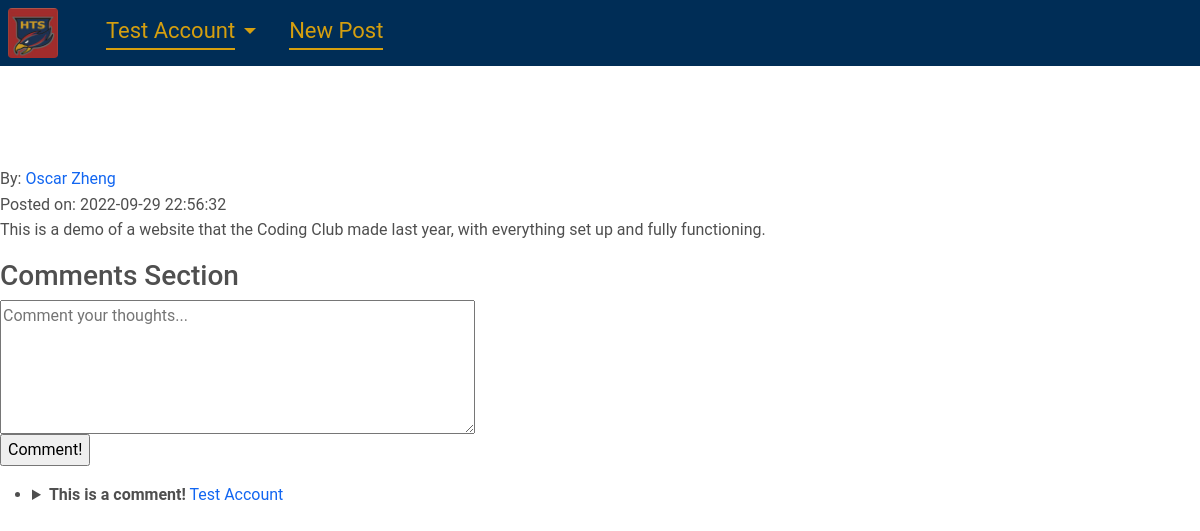
Page /p/view/1 (signed in) on the committed database.
### tables this page shows
CREATE TABLE user (
    id          INTEGER CHECK(id > 0),
    username    TEXT    UNIQUE NOT NULL,
    password    TEXT    NOT NULL CHECK(length(password) >= 8),
    timestamp  DATETIME DEFAULT CURRENT_TIMESTAMP NOT NULL,
    PRIMARY KEY(id)
);

CREATE TABLE post (
    id          INTEGER CHECK(id > 0),
    authorid    INTEGER NOT NULL,
    title       TEXT    NOT NULL,
    content     TEXT    NOT NULL,
    timestamp  DATETIME DEFAULT CURRENT_TIMESTAMP NOT NULL,
    PRIMARY KEY(id),
    FOREIGN KEY(authorid) REFERENCES user(id)
);

CREATE TABLE comment (
    id          INTEGER CHECK(id > 0),
    postid      INTEGER NOT NULL,
    authorid    INTEGER NOT NULL,
    replyingid  INTEGER NULL CHECK(replyingid != id),
    content     TEXT    NOT NULL,
    timestamp  DATETIME DEFAULT CURRENT_TIMESTAMP NOT NULL,
    PRIMARY KEY(id),
    FOREIGN KEY(postid) REFERENCES user(id),
    FOREIGN KEY(authorid) REFERENCES user(id),
    FOREIGN KEY(replyingid) REFERENCES comment(id)
);

### flaskr/post.py (the view)
@blueprint.route("/view/<postid>", methods=("GET",))
def view(postid):
    user_id = session.get("user_id")
    db = get_database()
    post = db.execute("SELECT * FROM post WHERE id = ?", (postid,)).fetchone()
    user_comments = [{
        "content": comment["content"],
        "timestamp": comment["timestamp"],
        "id": comment["id"]
    } for comment in db.execute("SELECT content,timestamp,id FROM comment WHERE postid = ? AND authorid = ? AND replyingid IS NULL ORDER BY id DESC", (postid, user_id,)).fetchall()]
    other_comments = [{
        "content": comment["content"],
        "authorid": comment["authorid"],
        "timestamp": comment["timestamp"],
        "id": comment["id"],
        "author": db.execute("SELECT username FROM user WHERE id = ?", (comment["authorid"],)).fetchone()["username"]
    } for comment in db.execute("SELECT content,authorid,timestamp,id FROM comment WHERE postid = ? AND authorid != ? AND replyingid IS NULL ORDER BY id DESC", (postid, user_id,)).fetchall()]
    if post is None:
        flash("That post does not exist.")
        return redirect(url_for("index"))
    authorName = db.execute("SELECT username FROM user WHERE id = ?", (post["authorid"],)).fetchone()
    return render_template("post/view.html", post={
        "id": post["id"],
        "authorid": post["authorid"],
        "title": post["title"],
        "content": post["content"],
        "timestamp": post["timestamp"],
        "author": authorName["username"],
        "comments": {
            "user": user_comments,
            "other": other_comments
        }
    })

### flaskr/auth.py (called while the page is built)
@blueprint.before_app_request
def load_login():
    id = session.get("user_id")
    if id == None:
        globals.user = None
    else:
        user = get_database().execute("SELECT * FROM user WHERE id = ?", (id,)).fetchone()
        globals.user = {
            "username": user["username"],
            "id": user["id"],
            "timestamp": user["timestamp"]
        }

### flaskr/database.py (called while the page is built)
def get_database():
    if "db" not in globals:
        globals.db = sqlite3.connect(current_app.config["DATABASE"], detect_types=sqlite3.PARSE_DECLTYPES)
        globals.db.row_factory = sqlite3.Row
    return globals.db

def close_database(_ = None):
    db: sqlite3.Connection = globals.pop("db", None)
    if db is not None:
        db.close()

### flaskr/templates/post/view.html (shortened to what this page needs)
{% extends "base.html" %}
{% block content %}
    <span>By: <a href="{{ url_for('user.view', userid=post['authorid']) }}">{{ post["author"] }}</a></span>
    <br>
    <span>Posted on: {{ post["timestamp"] }}</span>
    <p>{{ post["content"] }}</p>
    <div class="comments-section" id="api-endpoint-carrier" data-postfetchreplies="{{ url_for('post.fetchreplies', commentid=0) }}" data-userview="{{ url_for('user.view', userid=0) }}">
        <h3>Comments Section</h3>
        <form method="POST" action="{{ url_for('post.comment', postid=post['id']) }}">
            <textarea id="content1" name="content" required placeholder="Comment your thoughts..." cols="50" rows="5"></textarea>
            <br>
            <input type="submit" value="Comment!">
        </form>
        <ul class="comments">
            {% for comment in post["comments"].other %}
                <li>
                    <details>
                        <summary id="comment-{{ comment['id'] }}"><b>{{ comment["content"] }}</b> <a href="{{ url_for('user.view', userid=g.user['id']) }}">{{ g.user["username"] }}</a></summary>
                    </details>
                </li>
            {% endfor %}
        </ul>
    </div>
{% endblock %}

### flaskr/templates/base.html (shortened to what this page needs)
<html lang="en">
<head>
    <link rel="stylesheet" href="{{ url_for('static', filename='base.css') }}">
    <link rel="stylesheet" href="{{ url_for('static', filename='mdb-3.11.0/css/mdb.min.css') }}">
</head>
<body>
    <header class="d-flex align-items-end p-2 gap-5">
        <div class="home-page">
            <a class="display-4" href="{{ url_for('index') }}">
                <img class="logo-image rounded">
            </a>
        </div>
        <nav class="d-flex gap-4 mb-2">
            {% if g.user %}
                <div class="btn-group shadow-0">
                    <a href="{{ url_for('user.view', userid=g.user['id']) }}">{{ g.user["username"] }}</a>
                    <div type="button" class="user-dropdown-icon dropdown-toggle dropdown-toggle-split d-flex align-items-center" id="user-dropdown" data-mdb-toggle="dropdown" aria-expanded="false" data-mdb-reference="parent">
                    </div>
                </div>
                <a href="{{ url_for('post.create') }}">New Post</a>
            {% else %}
                <a href="{{ url_for('auth.register') }}">Register</a>
                <a href="{{ url_for('auth.login') }}">Login</a>
            {% endif %}
        </nav>
    </header>
    <main id="content">
        <div class="body">
            {% block content %}{% endblock %}
        </div>
    </main>
</body>
</html>

### flaskr/static/base.css (style rules this page uses)
:root { --back-primary: #002d56; --back-secondary: #005288; --unused-primary:#717073; --text-primary: #d59f0f; --text-primary-light: #eeb821; --unused-secondary: #b30838; }
header { background: var(--back-primary); margin-bottom: 100px; }
header .logo-image { transition: transform 0.1s; width: 50px; height: 50px; }
nav { font-size: 22px; }
nav a { color: var(--text-primary); border-bottom: 2px solid var(--text-primary); transition: border-bottom 0.1s; }
nav .user-dropdown-icon { color: var(--text-primary); }

### rows in the picture
user: user.username "Test Account", user.username "Test Account"
user: author "Oscar Zheng"
post: timestamp "2022-09-29 22:56:32", content "This is a demo of a website that the Coding Club made last year, with everything set up and fully functioning."
comment: content "This is a comment!"
